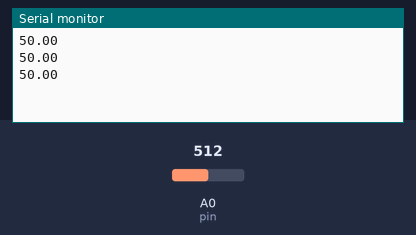
The sketch below on a simulated Arduino Uno, built with avr-gcc and run on an emulated ATmega328P. Shown: the last lines printed to the serial monitor. The test bench sets the inputs (shaded band); at power-on: A0 (pin) = 512.

Above: at 1.3 s.
1.4 s: A0 (pin) set to 716
At 1.9 s:
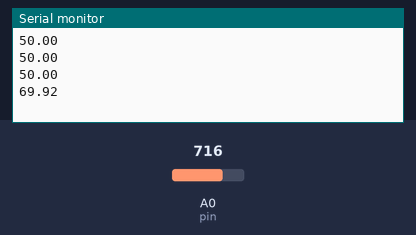
2.9 s: A0 (pin) set to 900
At 3.4 s:
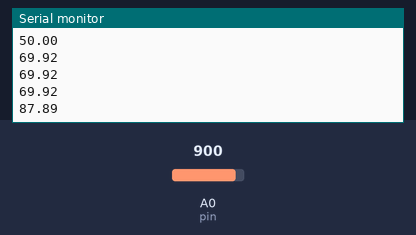
Timing chart, 0 to 5.9 s (numbered marks = the images above; inputs shaded):
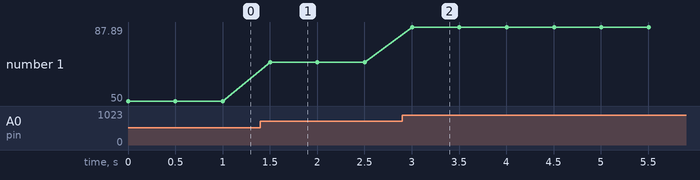

Measured:
- after the input at 1.4 s, the serial monitor: prints a new line after 0.10 s (image 1)
- after the input at 2.9 s, the serial monitor: prints a new line after 0.10 s (image 2)
- plotted number 1: 50 → 69.92 after the input at 1.4 s, 69.92 → 87.89 after the input at 2.9 s

The sketch:

Thermometer.ino
```cpp
/*
 Name:		Thermometer.ino
 Created:	2020/06/26 14:15:03
 Author:	GanGanKamen
*/

int pin = A0;
float thermometerValue = 0;
// the setup function runs once when you press reset or power the board
void setup() {
	Serial.begin(115200);

}

// the loop function runs over and over again until power down or reset
void loop() {
	thermometerValue = analogRead(pin);
	float temp = modTemp(thermometerValue);
	Serial.println(temp);
	delay(500);
}

float modTemp(float val) {
	float tempC = val /1024 * 100;
	return tempC;
}
```
